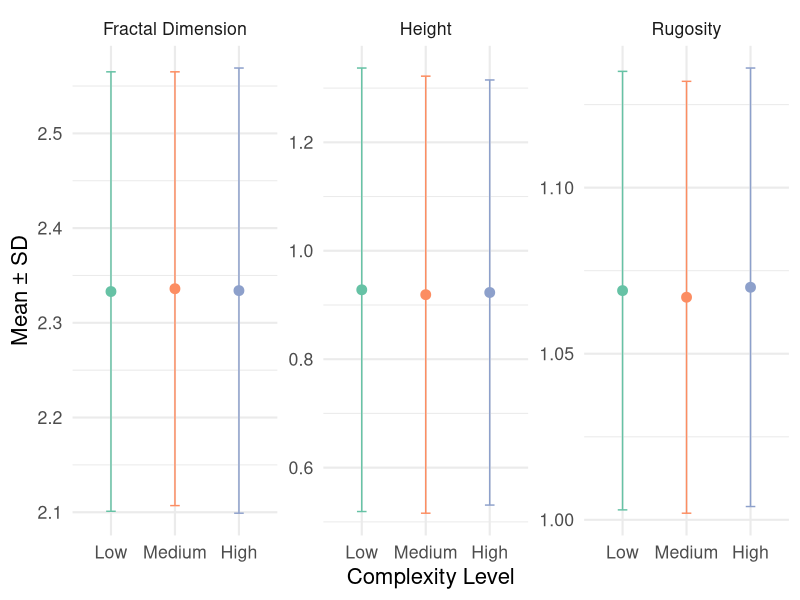

The R source for this figure:

library(tidyverse)

complexity_raw <- read.csv("Complexity_Metrics.csv")

df_long <- complexity_raw %>%
  pivot_longer(
    cols = -Complexity_Level,
    names_to = c("metric", "stat"),
    names_pattern = "(.*)_(Mean|SD)",
    values_to = "value"
  ) %>%
  pivot_wider(names_from = stat, values_from = value)

df_long$Complexity_Level <- factor(
  df_long$Complexity_Level,
  levels = c("Low", "Medium", "High")
)

df_long$metric <- recode(df_long$metric,
                         "Fractal_Dimension" = "Fractal Dimension")

complexity_plot <- ggplot(df_long, aes(x = Complexity_Level, y = Mean, color = Complexity_Level)) +
  geom_point(size = 3) +
  geom_errorbar(aes(ymin = Mean - SD, ymax = Mean + SD), width = 0.15) +
  facet_wrap(~ metric, scales = "free_y") +
  scale_color_brewer(palette = "Set2") +
  labs(
    x = "Complexity Level",
    y = "Mean ± SD"
  ) +
  theme_minimal(base_size = 16) +
  theme(legend.position = "none")


ggsave(
  filename = "outputs/complexity_plot.pdf",
  plot = complexity_plot,
  device = "pdf",
  width = 10,
  height = 5
)


##### June 9 2026, starting with raw data #####
#dont think i have the right raw data file, need to update

complexity_raw <- read.csv("Complexity_Raw.csv")

unique(complexity_raw$complexity)

complexity_sum <- complexity_raw %>%
  group_by(site, complexity) %>%
  summarise(height_mean = mean(height), height_range = diff(range(height)),
            rugosity_mean = mean(rugosity), rugosity_range = diff(range(rugosity)),
            fractal_mean_mean = mean(fractal_mean), fractal_mean_range = diff(range(fractal_mean)),
            fractal_raw_mean = mean(fractal_raw), fractal_raw_range = diff(range(fractal_raw)))







  
